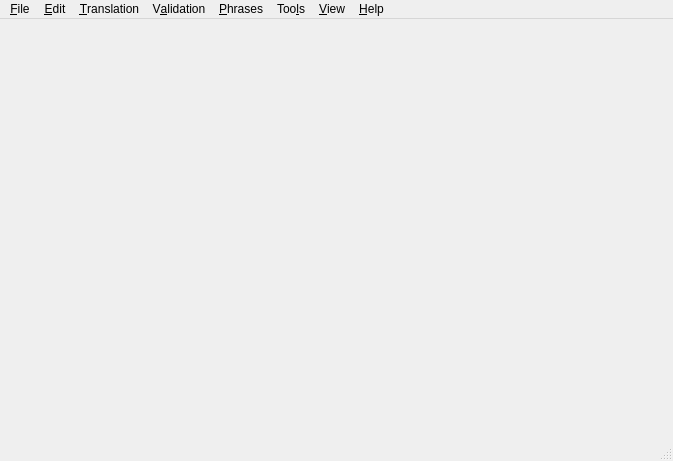
<ui version="4.0" >
 <comment>*********************************************************************&#xd;&#xd;
**&#xd;&#xd;
** Copyright (C) 1992-2008 Trolltech ASA. All rights reserved.&#xd;&#xd;
**&#xd;&#xd;
** This file is part of the Qt Linguist of the Qt Toolkit.&#xd;&#xd;
**&#xd;&#xd;
** $TROLLTECH_DUAL_LICENSE$&#xd;&#xd;
**&#xd;&#xd;
** This file is provided AS IS with NO WARRANTY OF ANY KIND, INCLUDING THE&#xd;&#xd;
** WARRANTY OF DESIGN, MERCHANTABILITY AND FITNESS FOR A PARTICULAR PURPOSE.&#xd;&#xd;
**&#xd;&#xd;
*********************************************************************</comment>
 <class>MainWindow</class>
 <widget class="QMainWindow" name="MainWindow" >
  <property name="geometry" >
   <rect>
    <x>0</x>
    <y>0</y>
    <width>673</width>
    <height>461</height>
   </rect>
  </property>
  <property name="windowTitle" >
   <string>MainWindow</string>
  </property>
  <widget class="QWidget" name="centralwidget" >
   <property name="geometry" >
    <rect>
     <x>0</x>
     <y>29</y>
     <width>673</width>
     <height>410</height>
    </rect>
   </property>
  </widget>
  <widget class="QMenuBar" name="menubar" >
   <property name="geometry" >
    <rect>
     <x>0</x>
     <y>0</y>
     <width>673</width>
     <height>29</height>
    </rect>
   </property>
   <widget class="QMenu" name="menuPhrases" >
    <property name="title" >
     <string>&amp;Phrases</string>
    </property>
    <widget class="QMenu" name="menuClosePhraseBook" >
     <property name="title" >
      <string>&amp;Close Phrase Book</string>
     </property>
    </widget>
    <widget class="QMenu" name="menuEditPhraseBook" >
     <property name="title" >
      <string>&amp;Edit Phrase Book</string>
     </property>
    </widget>
    <widget class="QMenu" name="menuPrintPhraseBook" >
     <property name="title" >
      <string>&amp;Print Phrase Book</string>
     </property>
    </widget>
    <addaction name="actionNewPhraseBook" />
    <addaction name="actionOpenPhraseBook" />
    <addaction name="menuClosePhraseBook" />
    <addaction name="separator" />
    <addaction name="menuEditPhraseBook" />
    <addaction name="menuPrintPhraseBook" />
    <addaction name="actionAddToPhraseBook" />
    <addaction name="separator" />
    <addaction name="actionOtherLanguages" />
   </widget>
   <widget class="QMenu" name="menuValidation" >
    <property name="title" >
     <string>V&amp;alidation</string>
    </property>
    <addaction name="actionAccelerators" />
    <addaction name="actionEndingPunctuation" />
    <addaction name="actionPhraseMatches" />
    <addaction name="actionPlaceMarkerMatches" />
   </widget>
   <widget class="QMenu" name="menuView" >
    <property name="title" >
     <string>&amp;View</string>
    </property>
    <widget class="QMenu" name="menuViewViews" >
     <property name="title" >
      <string>Vie&amp;ws</string>
     </property>
    </widget>
    <widget class="QMenu" name="menuToolbars" >
     <property name="title" >
      <string>&amp;Toolbars</string>
     </property>
    </widget>
    <addaction name="actionResetSorting" />
    <addaction name="actionDisplayGuesses" />
    <addaction name="actionStatistics" />
    <addaction name="separator" />
    <addaction name="menuToolbars" />
    <addaction name="menuViewViews" />
   </widget>
   <widget class="QMenu" name="menuTools" >
    <property name="title" >
     <string>Too&amp;ls</string>
    </property>
    <addaction name="actionBatchTranslation" />
    <addaction name="actionPreviewForm" />
   </widget>
   <widget class="QMenu" name="menuHelp" >
    <property name="title" >
     <string>&amp;Help</string>
    </property>
    <addaction name="actionManual" />
    <addaction name="actionAbout" />
    <addaction name="actionAboutQt" />
    <addaction name="actionWhatsThis" />
   </widget>
   <widget class="QMenu" name="menuTranslation" >
    <property name="title" >
     <string>&amp;Translation</string>
    </property>
    <addaction name="actionPrevUnfinished" />
    <addaction name="actionNextUnfinished" />
    <addaction name="actionPrev" />
    <addaction name="actionNext" />
    <addaction name="actionDoneAndNext" />
    <addaction name="actionBeginFromSource" />
   </widget>
   <widget class="QMenu" name="menuFile" >
    <property name="title" >
     <string>&amp;File</string>
    </property>
    <widget class="QMenu" name="menuRecentlyOpenedFiles" >
     <property name="title" >
      <string>Re&amp;cently Opened Files</string>
     </property>
    </widget>
    <addaction name="actionOpen" />
    <addaction name="menuRecentlyOpenedFiles" />
    <addaction name="separator" />
    <addaction name="actionSave" />
    <addaction name="actionSaveAs" />
    <addaction name="actionRelease" />
    <addaction name="actionReleaseAs" />
    <addaction name="separator" />
    <addaction name="actionPrint" />
    <addaction name="separator" />
    <addaction name="separator" />
    <addaction name="actionExit" />
   </widget>
   <widget class="QMenu" name="menuEdit" >
    <property name="title" >
     <string>&amp;Edit</string>
    </property>
    <addaction name="actionUndo" />
    <addaction name="actionRedo" />
    <addaction name="separator" />
    <addaction name="actionCut" />
    <addaction name="actionCopy" />
    <addaction name="actionPaste" />
    <addaction name="actionSelectAll" />
    <addaction name="separator" />
    <addaction name="actionFind" />
    <addaction name="actionFindNext" />
    <addaction name="actionSearchAndTranslate" />
    <addaction name="actionTranslationFileSettings" />
   </widget>
   <addaction name="menuFile" />
   <addaction name="menuEdit" />
   <addaction name="menuTranslation" />
   <addaction name="menuValidation" />
   <addaction name="menuPhrases" />
   <addaction name="menuTools" />
   <addaction name="menuView" />
   <addaction name="menuHelp" />
  </widget>
  <widget class="QStatusBar" name="statusbar" >
   <property name="geometry" >
    <rect>
     <x>0</x>
     <y>439</y>
     <width>673</width>
     <height>22</height>
    </rect>
   </property>
  </widget>
  <action name="actionNew" >
   <property name="text" >
    <string>&amp;New</string>
   </property>
  </action>
  <action name="actionOpen" >
   <property name="text" >
    <string>&amp;Open...</string>
   </property>
   <property name="whatsThis" >
    <string>Open a Qt translation source file (TS file) for editing</string>
   </property>
   <property name="shortcut" >
    <string>Ctrl+O</string>
   </property>
  </action>
  <action name="actionExit" >
   <property name="text" >
    <string>E&amp;xit</string>
   </property>
   <property name="statusTip" >
    <string/>
   </property>
   <property name="whatsThis" >
    <string>Close this window and exit.</string>
   </property>
   <property name="shortcut" >
    <string>Ctrl+Q</string>
   </property>
   <property name="menuRole" >
    <enum>QAction::QuitRole</enum>
   </property>
  </action>
  <action name="actionSave" >
   <property name="text" >
    <string>&amp;Save</string>
   </property>
   <property name="whatsThis" >
    <string>Save changes made to this Qt translation source file</string>
   </property>
   <property name="shortcut" >
    <string>Ctrl+S</string>
   </property>
  </action>
  <action name="actionSaveAs" >
   <property name="text" >
    <string>Save &amp;As...</string>
   </property>
   <property name="iconText" >
    <string>Save As...</string>
   </property>
   <property name="whatsThis" >
    <string>Save changes made to this Qt translation source file into a new file.</string>
   </property>
  </action>
  <action name="actionRelease" >
   <property name="text" >
    <string>&amp;Release</string>
   </property>
   <property name="whatsThis" >
    <string>Create a Qt message file suitable for released applications from the current message file.</string>
   </property>
  </action>
  <action name="actionPrint" >
   <property name="text" >
    <string>&amp;Print...</string>
   </property>
   <property name="whatsThis" >
    <string>Print a list of all the phrases in the current Qt translation source file.</string>
   </property>
   <property name="shortcut" >
    <string>Ctrl+P</string>
   </property>
  </action>
  <action name="actionUndo" >
   <property name="enabled" >
    <bool>false</bool>
   </property>
   <property name="text" >
    <string>&amp;Undo</string>
   </property>
   <property name="whatsThis" >
    <string>Undo the last editing operation performed on the translation.</string>
   </property>
   <property name="shortcut" >
    <string>Ctrl+Z</string>
   </property>
   <property name="menuRole" >
    <enum>QAction::NoRole</enum>
   </property>
  </action>
  <action name="actionRedo" >
   <property name="enabled" >
    <bool>false</bool>
   </property>
   <property name="text" >
    <string>&amp;Redo</string>
   </property>
   <property name="whatsThis" >
    <string>Redo an undone editing operation performed on the translation.</string>
   </property>
   <property name="shortcut" >
    <string>Ctrl+Y</string>
   </property>
   <property name="menuRole" >
    <enum>QAction::NoRole</enum>
   </property>
  </action>
  <action name="actionCut" >
   <property name="enabled" >
    <bool>false</bool>
   </property>
   <property name="text" >
    <string>Cu&amp;t</string>
   </property>
   <property name="whatsThis" >
    <string>Copy the selected translation text to the clipboard and deletes it.</string>
   </property>
   <property name="shortcut" >
    <string>Ctrl+X</string>
   </property>
   <property name="menuRole" >
    <enum>QAction::NoRole</enum>
   </property>
  </action>
  <action name="actionCopy" >
   <property name="enabled" >
    <bool>false</bool>
   </property>
   <property name="text" >
    <string>&amp;Copy</string>
   </property>
   <property name="whatsThis" >
    <string>Copy the selected translation text to the clipboard.</string>
   </property>
   <property name="shortcut" >
    <string>Ctrl+C</string>
   </property>
   <property name="menuRole" >
    <enum>QAction::NoRole</enum>
   </property>
  </action>
  <action name="actionPaste" >
   <property name="enabled" >
    <bool>false</bool>
   </property>
   <property name="text" >
    <string>&amp;Paste</string>
   </property>
   <property name="whatsThis" >
    <string>Paste the clipboard text into the translation.</string>
   </property>
   <property name="shortcut" >
    <string>Ctrl+V</string>
   </property>
   <property name="menuRole" >
    <enum>QAction::NoRole</enum>
   </property>
  </action>
  <action name="actionSelectAll" >
   <property name="enabled" >
    <bool>false</bool>
   </property>
   <property name="text" >
    <string>Select &amp;All</string>
   </property>
   <property name="whatsThis" >
    <string>Select the whole translation text.</string>
   </property>
   <property name="shortcut" >
    <string>Ctrl+A</string>
   </property>
   <property name="menuRole" >
    <enum>QAction::NoRole</enum>
   </property>
  </action>
  <action name="actionFind" >
   <property name="enabled" >
    <bool>false</bool>
   </property>
   <property name="text" >
    <string>&amp;Find...</string>
   </property>
   <property name="whatsThis" >
    <string>Search for some text in the translation source file.</string>
   </property>
   <property name="shortcut" >
    <string>Ctrl+F</string>
   </property>
   <property name="menuRole" >
    <enum>QAction::NoRole</enum>
   </property>
  </action>
  <action name="actionFindNext" >
   <property name="enabled" >
    <bool>false</bool>
   </property>
   <property name="text" >
    <string>Find &amp;Next</string>
   </property>
   <property name="whatsThis" >
    <string>Continue the search where it was left.</string>
   </property>
   <property name="shortcut" >
    <string>F3</string>
   </property>
   <property name="menuRole" >
    <enum>QAction::NoRole</enum>
   </property>
  </action>
  <action name="actionPrevUnfinished" >
   <property name="text" >
    <string>&amp;Prev Unfinished</string>
   </property>
   <property name="toolTip" >
    <string>Previous unfinished item.</string>
   </property>
   <property name="whatsThis" >
    <string>Move to the previous unfinished item.</string>
   </property>
   <property name="shortcut" >
    <string>Ctrl+K</string>
   </property>
   <property name="menuRole" >
    <enum>QAction::NoRole</enum>
   </property>
  </action>
  <action name="actionNextUnfinished" >
   <property name="text" >
    <string>&amp;Next Unfinished</string>
   </property>
   <property name="toolTip" >
     <string>Next unfinished item.</string>
   </property>
   <property name="whatsThis" >
    <string>Move to the next unfinished item.</string>
   </property>
   <property name="shortcut" >
    <string>Ctrl+L</string>
   </property>
   <property name="menuRole" >
    <enum>QAction::NoRole</enum>
   </property>
  </action>
  <action name="actionPrev" >
   <property name="text" >
    <string>P&amp;rev</string>
   </property>
   <property name="toolTip" >
    <string>Move to previous item.</string>
   </property>
   <property name="whatsThis" >
    <string>Move to the previous item.</string>
   </property>
   <property name="shortcut" >
    <string>Ctrl+Shift+K</string>
   </property>
   <property name="menuRole" >
    <enum>QAction::NoRole</enum>
   </property>
  </action>
  <action name="actionNext" >
   <property name="text" >
    <string>Ne&amp;xt</string>
   </property>
   <property name="toolTip" >
     <string>Next item.</string>
   </property>
   <property name="whatsThis" >
    <string>Move to the next item.</string>
   </property>
   <property name="shortcut" >
    <string>Ctrl+Shift+L</string>
   </property>
   <property name="menuRole" >
    <enum>QAction::NoRole</enum>
   </property>
  </action>
  <action name="actionDoneAndNext" >
   <property name="enabled" >
    <bool>false</bool>
   </property>
   <property name="text" >
    <string>&amp;Done and Next</string>
   </property>
   <property name="toolTip" >
    <string>Mark item as done and move to the next unfinished item.</string>
   </property>
   <property name="whatsThis" >
    <string>Mark this item as done and move to the next unfinished item.</string>
   </property>
   <property name="menuRole" >
    <enum>QAction::NoRole</enum>
   </property>
  </action>
  <action name="actionBeginFromSource" >
   <property name="enabled" >
    <bool>false</bool>
   </property>
   <property name="text" >
    <string>&amp;Begin from source</string>
   </property>
   <property name="whatsThis" >
    <string>Copies the source text into the translation field.</string>
   </property>
   <property name="shortcut" >
    <string>Ctrl+B</string>
   </property>
   <property name="menuRole" >
    <enum>QAction::NoRole</enum>
   </property>
  </action>
  <action name="actionAccelerators" >
   <property name="checkable" >
    <bool>true</bool>
   </property>
   <property name="text" >
    <string>&amp;Accelerators</string>
   </property>
    <property name="toolTip" >
      <string>Toggle the validity check of accelerators.</string>
    </property>
    <property name="whatsThis" >
      <string>Toggle the validity check of accelerators, i.e. whether the number of ampersands in the source and translation text is the same. If the check fails, a message is shown in the warnings window.</string>
    </property>
   <property name="menuRole" >
    <enum>QAction::NoRole</enum>
   </property>
  </action>
  <action name="actionEndingPunctuation" >
   <property name="checkable" >
    <bool>true</bool>
   </property>
   <property name="text" >
    <string>&amp;Ending Punctuation</string>
   </property>
   <property name="toolTip" >
    <string>Toggle the validity check of ending punctuation.</string>
   </property>
   <property name="whatsThis" >
    <string>Toggle the validity check of ending punctuation. If the check fails, a message is shown in the warnings window.</string>
   </property>
   <property name="menuRole" >
    <enum>QAction::NoRole</enum>
   </property>
  </action>
  <action name="actionPhraseMatches" >
   <property name="checkable" >
    <bool>true</bool>
   </property>
   <property name="text" >
    <string>&amp;Phrase matches</string>
   </property>
   <property name="toolTip" >
    <string>Toggle checking that phrase suggestions are used.</string>
   </property>
   <property name="whatsThis" >
    <string>Toggle checking that phrase suggestions are used. If the check fails, a message is shown in the warnings window.</string>
   </property>
   <property name="menuRole" >
    <enum>QAction::NoRole</enum>
   </property>
  </action>
  <action name="actionPlaceMarkerMatches" >
   <property name="checkable" >
    <bool>true</bool>
   </property>
   <property name="text" >
    <string>Place &amp;Marker Matches</string>
   </property>
    <property name="toolTip" >
     <string>Toggle the validity check of place markers.</string>
    </property>
    <property name="whatsThis" >
     <string>Toggle the validity check of place markers, i.e. whether %1, %2, ... are used consistently in the source text and translation text. If the check fails, a message is shown in the warnings window.</string>
    </property>
   <property name="menuRole" >
    <enum>QAction::NoRole</enum>
   </property>
  </action>
  <action name="actionNewPhraseBook" >
   <property name="text" >
    <string>&amp;New Phrase Book...</string>
   </property>
   <property name="whatsThis" >
    <string>Create a new phrase book.</string>
   </property>
   <property name="shortcut" >
    <string>Ctrl+N</string>
   </property>
   <property name="menuRole" >
    <enum>QAction::NoRole</enum>
   </property>
  </action>
  <action name="actionOpenPhraseBook" >
   <property name="text" >
    <string>&amp;Open Phrase Book...</string>
   </property>
   <property name="whatsThis" >
    <string>Open a phrase book to assist translation.</string>
   </property>
   <property name="shortcut" >
    <string>Ctrl+H</string>
   </property>
   <property name="menuRole" >
    <enum>QAction::NoRole</enum>
   </property>
  </action>
  <action name="actionResetSorting" >
   <property name="checkable" >
    <bool>false</bool>
   </property>
   <property name="checked" >
    <bool>false</bool>
   </property>
   <property name="text" >
    <string>&amp;Reset Sorting</string>
   </property>
   <property name="whatsThis" >
    <string>Sort the items back in the same order as in the message file.</string>
   </property>
   <property name="menuRole" >
    <enum>QAction::NoRole</enum>
   </property>
  </action>
  <action name="actionDisplayGuesses" >
   <property name="checkable" >
    <bool>true</bool>
   </property>
   <property name="checked" >
    <bool>true</bool>
   </property>
   <property name="text" >
    <string>&amp;Display guesses</string>
   </property>
   <property name="whatsThis" >
    <string>Set whether or not to display translation guesses.</string>
   </property>
   <property name="menuRole" >
    <enum>QAction::NoRole</enum>
   </property>
  </action>
  <action name="actionStatistics" >
   <property name="checkable" >
    <bool>true</bool>
   </property>
   <property name="checked" >
    <bool>true</bool>
   </property>
   <property name="text" >
    <string>&amp;Statistics</string>
   </property>
   <property name="whatsThis" >
    <string>Display translation statistics.</string>
   </property>
   <property name="menuRole" >
    <enum>QAction::NoRole</enum>
   </property>
  </action>
  <action name="actionManual" >
   <property name="text" >
    <string>&amp;Manual</string>
   </property>
   <property name="whatsThis" >
    <string/>
   </property>
   <property name="shortcut" >
    <string>F1</string>
   </property>
   <property name="menuRole" >
    <enum>QAction::NoRole</enum>
   </property>
  </action>
  <action name="actionAbout" >
   <property name="text" >
    <string>About Qt Linguist</string>
   </property>
   <property name="menuRole" >
    <enum>QAction::AboutRole</enum>
   </property>
  </action>
  <action name="actionAboutQt" >
   <property name="text" >
    <string>About Qt</string>
   </property>
   <property name="whatsThis" >
    <string>Display information about the Qt toolkit by Trolltech.</string>
   </property>
   <property name="menuRole" >
    <enum>QAction::AboutQtRole</enum>
   </property>
  </action>
  <action name="actionWhatsThis" >
   <property name="checkable" >
    <bool>false</bool>
   </property>
   <property name="checked" >
    <bool>false</bool>
   </property>
   <property name="text" >
    <string>&amp;What's This?</string>
   </property>
   <property name="iconText" >
    <string>What's This?</string>
   </property>
   <property name="toolTip" >
    <string>What's This?</string>
   </property>
   <property name="whatsThis" >
    <string>Enter What's This? mode.</string>
   </property>
   <property name="shortcut" >
    <string>Shift+F1</string>
   </property>
   <property name="menuRole" >
    <enum>QAction::NoRole</enum>
   </property>
  </action>
  <action name="actionSearchAndTranslate" >
   <property name="enabled" >
    <bool>false</bool>
   </property>
   <property name="text" >
    <string>&amp;Search And Translate...</string>
   </property>
   <property name="whatsThis" >
    <string>Replace the translation on all entries that matches the search source text.</string>
   </property>
   <property name="menuRole" >
    <enum>QAction::NoRole</enum>
   </property>
  </action>
  <action name="actionBatchTranslation" >
   <property name="enabled" >
    <bool>false</bool>
   </property>
   <property name="text" >
    <string>&amp;Batch Translation...</string>
   </property>
   <property name="whatsThis" >
    <string>Batch translate all entries using the information in the phrase books.</string>
   </property>
   <property name="menuRole" >
    <enum>QAction::NoRole</enum>
   </property>
  </action>
  <action name="actionReleaseAs" >
   <property name="text" >
    <string>Release As...</string>
   </property>
   <property name="iconText" >
    <string>Release As...</string>
   </property>
   <property name="whatsThis" >
    <string>Create a Qt message file suitable for released applications from the current message file. The filename will automatically be determined from the name of the .ts file.</string>
   </property>
  </action>
  <action name="actionFile" >
   <property name="checkable" >
    <bool>true</bool>
   </property>
   <property name="checked" >
    <bool>true</bool>
   </property>
   <property name="text" >
    <string>File</string>
   </property>
  </action>
  <action name="actionEdit" >
   <property name="checkable" >
    <bool>true</bool>
   </property>
   <property name="checked" >
    <bool>true</bool>
   </property>
   <property name="text" >
    <string>Edit</string>
   </property>
  </action>
  <action name="actionTranslation" >
   <property name="checkable" >
    <bool>true</bool>
   </property>
   <property name="checked" >
    <bool>true</bool>
   </property>
   <property name="text" >
    <string>Translation</string>
   </property>
  </action>
  <action name="actionValidation" >
   <property name="checkable" >
    <bool>true</bool>
   </property>
   <property name="checked" >
    <bool>true</bool>
   </property>
   <property name="text" >
    <string>Validation</string>
   </property>
  </action>
  <action name="actionHelp" >
   <property name="checkable" >
    <bool>true</bool>
   </property>
   <property name="checked" >
    <bool>true</bool>
   </property>
   <property name="text" >
    <string>Help</string>
   </property>
  </action>
  <action name="actionPreviewForm" >
   <property name="enabled" >
    <bool>false</bool>
   </property>
   <property name="text" >
    <string>Open/Refresh Form &amp;Preview</string>
   </property>
   <property name="iconText" >
    <string>Form Preview Tool</string>
   </property>
   <property name="toolTip" >
    <string>Form Preview Tool</string>
   </property>
   <property name="shortcut" >
    <string>F5</string>
   </property>
   <property name="menuRole" >
    <enum>QAction::NoRole</enum>
   </property>
  </action>
  <action name="actionTranslationFileSettings" >
   <property name="enabled" >
    <bool>false</bool>
   </property>
   <property name="text" >
    <string>Translation File &amp;Settings...</string>
   </property>
   <property name="menuRole" >
    <enum>QAction::NoRole</enum>
   </property>
  </action>
  <action name="actionOtherLanguages" >
   <property name="enabled" >
    <bool>false</bool>
   </property>
   <property name="text" >
    <string>Other &amp;Languages...</string>
   </property>
   <property name="whatsThis" >
    <string>Edit which other languages to show.</string>
   </property>
   <property name="menuRole" >
    <enum>QAction::NoRole</enum>
   </property>
  </action>
  <action name="actionAddToPhraseBook" >
   <property name="enabled" >
    <bool>false</bool>
   </property>
   <property name="text" >
    <string>&amp;Add to Phrase Book</string>
   </property>
   <property name="shortcut" >
    <string>Ctrl+T</string>
   </property>
  </action>
 </widget>
 <resources/>
 <connections/>
</ui>
